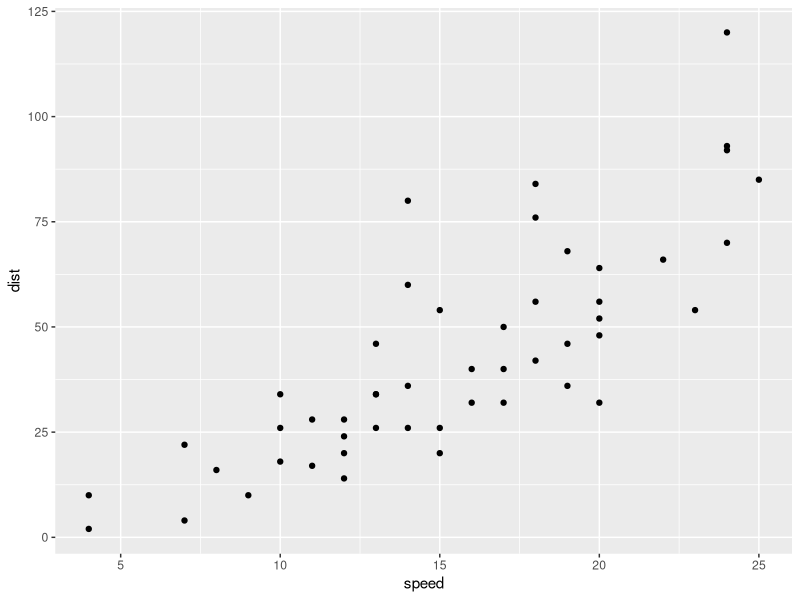
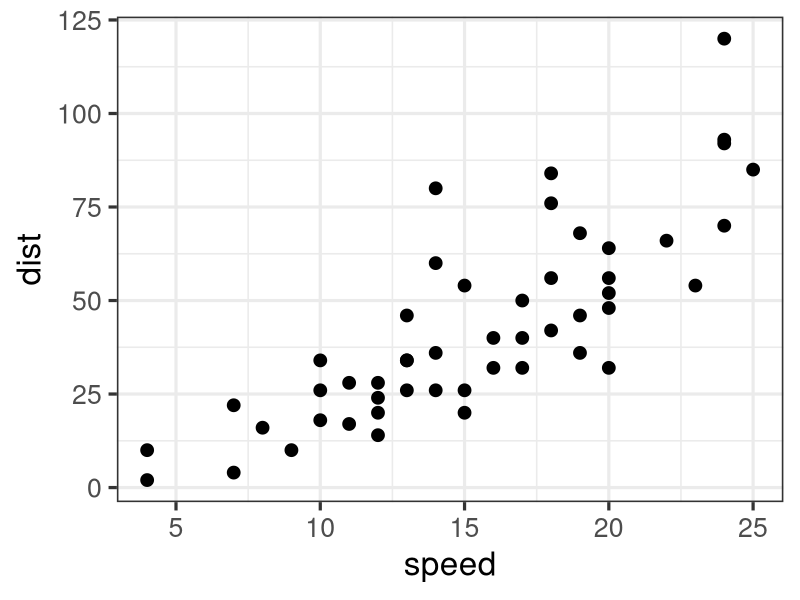

Source code (R) for these figures, in order: (Note: this script raises an error after producing the figures.)
## ---- chunk 1
knitr::opts_chunk$set(echo = FALSE, out.height="85%")
# R code output should take up 85% of available height, 
# so that the graphs won't be truncated by the footnote of each slide.

options(tinytex.verbose = TRUE)

library(ggplot2) # main library for data visualization
## ---- chunk 2
summary(cars)
## ---- chunk 3
ggplot(data = cars, aes(x = speed, y = dist)) + geom_point()
## ---- chunk 4
ggplot(data = cars, aes(x = speed, y = dist)) +
  geom_point(size=4) +
  theme_bw(base_size=24)
## ---- chunk 5
# out.width and out.height are the parameters that control the PDF/HTML output.
knitr::include_graphics("LDA_plate_revised.png")
